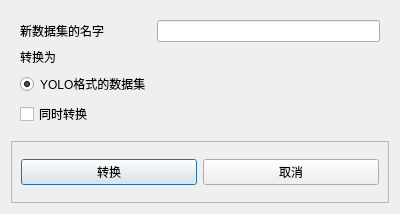
<?xml version="1.0" encoding="UTF-8"?>
<ui version="4.0">
 <class>Dialog</class>
 <widget class="QDialog" name="Dialog">
  <property name="geometry">
   <rect>
    <x>0</x>
    <y>0</y>
    <width>400</width>
    <height>214</height>
   </rect>
  </property>
  <property name="windowTitle">
   <string>数据集格式</string>
  </property>
  <layout class="QVBoxLayout" name="verticalLayout">
   <item>
    <widget class="QFrame" name="frame">
     <property name="frameShape">
      <enum>QFrame::NoFrame</enum>
     </property>
     <property name="frameShadow">
      <enum>QFrame::Raised</enum>
     </property>
     <layout class="QGridLayout" name="gridLayout">
      <item row="3" column="0">
       <widget class="QCheckBox" name="mergeBox">
        <property name="text">
         <string>同时转换</string>
        </property>
       </widget>
      </item>
      <item row="1" column="0">
       <widget class="QLabel" name="label_2">
        <property name="text">
         <string>转换为</string>
        </property>
       </widget>
      </item>
      <item row="0" column="1">
       <widget class="QLineEdit" name="nameEdit"/>
      </item>
      <item row="2" column="0">
       <widget class="QRadioButton" name="typeButton">
        <property name="text">
         <string>YOLO格式的数据集</string>
        </property>
        <property name="checked">
         <bool>true</bool>
        </property>
       </widget>
      </item>
      <item row="0" column="0">
       <widget class="QLabel" name="label">
        <property name="text">
         <string>新数据集的名字</string>
        </property>
       </widget>
      </item>
     </layout>
    </widget>
   </item>
   <item>
    <widget class="QFrame" name="frame_2">
     <property name="frameShape">
      <enum>QFrame::StyledPanel</enum>
     </property>
     <property name="frameShadow">
      <enum>QFrame::Raised</enum>
     </property>
     <layout class="QHBoxLayout" name="horizontalLayout">
      <item>
       <widget class="QPushButton" name="okButton">
        <property name="text">
         <string>转换</string>
        </property>
       </widget>
      </item>
      <item>
       <widget class="QPushButton" name="cancelButton">
        <property name="text">
         <string>取消</string>
        </property>
       </widget>
      </item>
     </layout>
    </widget>
   </item>
  </layout>
 </widget>
 <resources/>
 <connections>
  <connection>
   <sender>cancelButton</sender>
   <signal>clicked()</signal>
   <receiver>Dialog</receiver>
   <slot>reject()</slot>
   <hints>
    <hint type="sourcelabel">
     <x>290</x>
     <y>120</y>
    </hint>
    <hint type="destinationlabel">
     <x>199</x>
     <y>76</y>
    </hint>
   </hints>
  </connection>
 </connections>
</ui>
